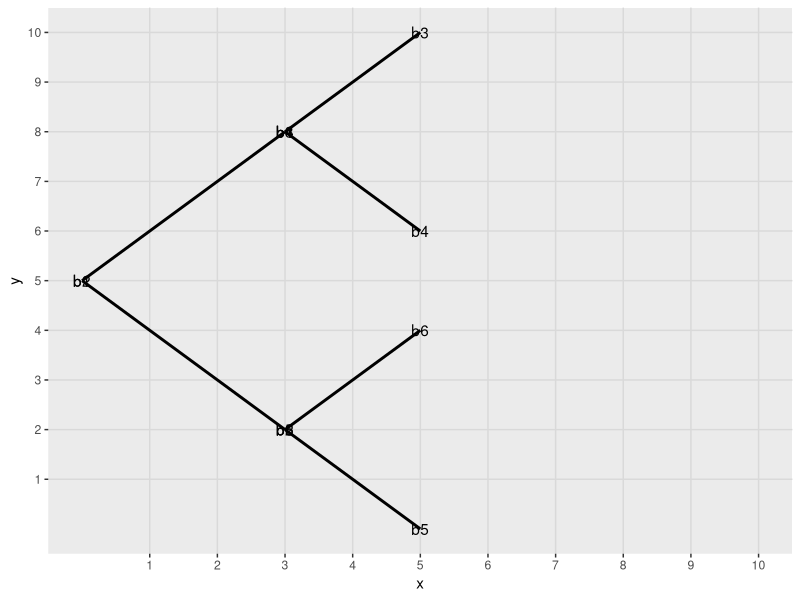

Write the R code that produced this figure.
# load packages needed to run this code
library(tidyverse)
library(cowplot)
library(gganimate)

# make a data frame for a tree
tree_df <- data.frame(
  x = c(0, 3, 0, 3, 3, 5, 3, 5, 3, 5, 3, 5),
  y = c(5, 8, 5, 2, 8, 10, 8, 6, 2, 0, 2, 4),
  branch = c("b1", "b1", "b2", "b2", "b3", "b3", "b4", "b4", "b5", "b5", "b6", "b6"),
  sequence = c(
    "DP GESFF…",
    "DP GESFF…",
    "DPNGESFF…",
    "EPNGESFF…",
    "KPNGESDK…",
    "KPNGESDK…",
    "DPHGESFF…",
    "DPHGESFF…",
    "IPHGENRR…",
    "IPHGENRR…",
    "IPHGENRR…",
    "IPHGENRR…"
  ),
  subs = c(
    "  H     ",
    "  N     ",
    "DPNGESFF…",
    "EPNGESFF…",
    "KPNGESDK…",
    "KPNGESDK…",
    "DPHGESFF…",
    "DPHGESFF…",
    "IPHGENRR…",
    "IPHGENRR…",
    "IPHGENRR…",
    "IPHGENRR…"
  ),
  type = c(
    "#5893d4",
    "#f7aa00",
    "black",
    "black",
    "black",
    "black",
    "black",
    "black",
    "black",
    "black",
    "black",
    "black"
  )
)

subs_df <- data.frame(
  time = c(1, 2.5, 2, 2.5, 4, 4.5),
  position = c(6, 7.5, 3, 2.5, 1, 9.5),
  type = c(1:6)
)

ancestor_seq <- "DPHGESFF…"

ggplot(tree_df, aes(x = x, y = y, group = branch)) +
  geom_path(size = 1) +
  scale_y_continuous(limits = c(0, 10), breaks = c(1:10)) +
  scale_x_continuous(limits = c(0, 10), breaks = c(1:10)) +
  background_grid(major = "xy") +
  geom_text(aes(label = branch))

ggplot(data = tree_df, mapping = aes(x = x, y = y)) +
  geom_line(aes(group = branch), size = 1.5) +
  # geom_segment(aes(xend = time, yend = position), linetype = 2, colour = 'grey') +
  # geom_point(aes(color = sequence), size = 3) +
  geom_text(aes(label = sequence),
    hjust = 0,
    nudge_x = 0.2,
    size = 6,
    family = "Courier",
    color = "black"
  ) +
  geom_text(aes(label = subs, color = type),
    hjust = 0,
    nudge_x = 0.2,
    size = 6,
    family = "Courier"
  ) +
  geom_text(
    x = 0, y = 5,
    label = ancestor_seq,
    hjust = 1,
    nudge_x = -0.4,
    size = 6,
    family = "Courier"
  ) +
  transition_reveal(x) +
  coord_cartesian(clip = "off", xlim = c(-2, 7)) +
  scale_color_discrete(guide = "none") +
  theme_void()
